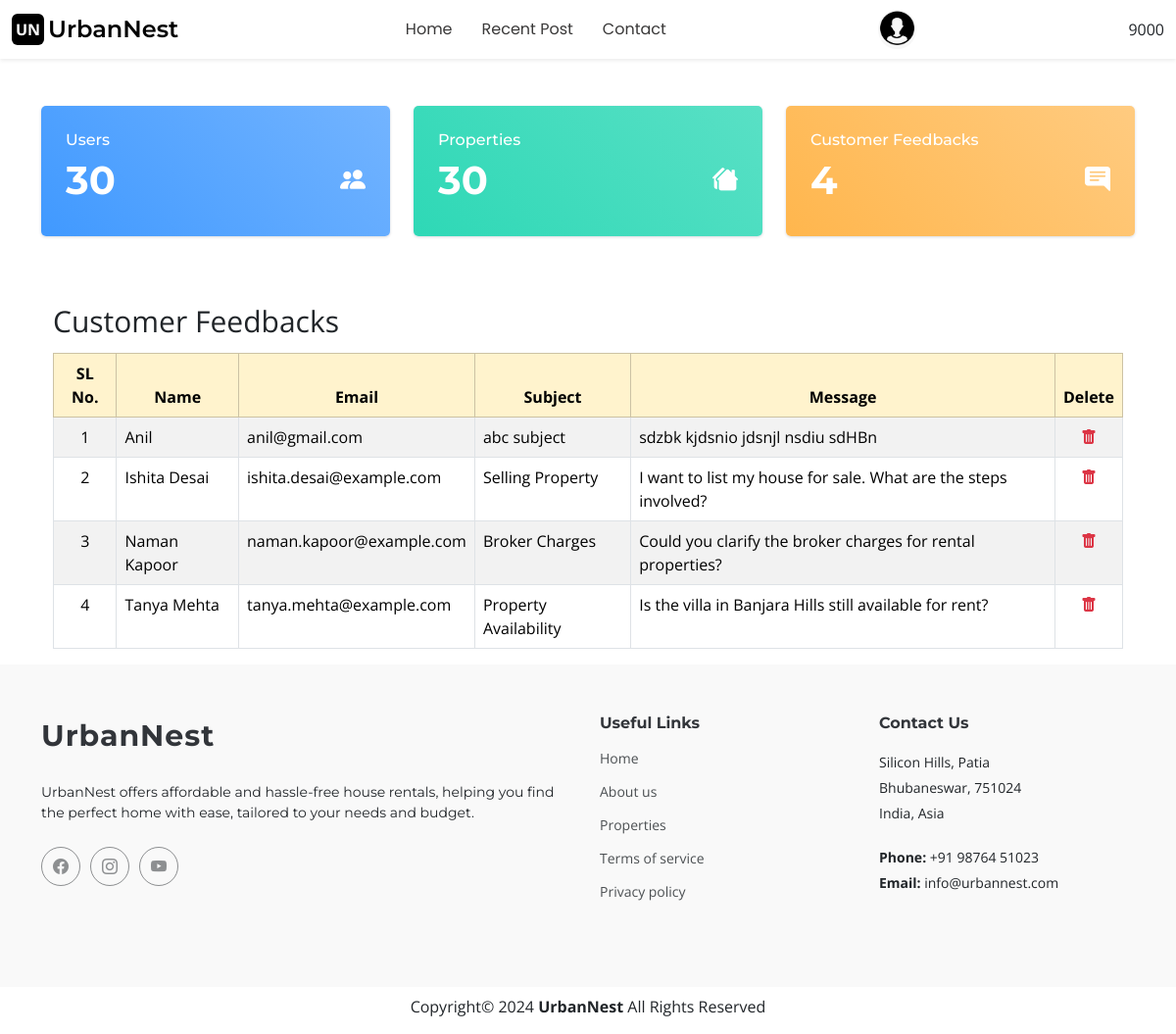
/frontend/ui/adminDashboard.php (signed in), run on the app's committed database.
### tables this page shows
CREATE TABLE `contacts` (
  `sn` int(11) NOT NULL,
  `name` varchar(30) NOT NULL,
  `email` varchar(40) NOT NULL,
  `subject` varchar(50) NOT NULL,
  `message` varchar(255) NOT NULL
);

### database/dbFunctions.php (called while the page is built, shortened)
<?php
global $conn;
function getContats() {
    global $conn;
    $stmt = $conn->prepare("SELECT * FROM contacts");
    if ($stmt->execute()) {
        $result = $stmt->get_result();
        if ($result->num_rows > 0) {
            return $result;
        } else {
            return null;
        }
    }
}
function getTotalUser() {
  global $conn;
  $stmt = $conn->prepare("SELECT COUNT(*) AS total_user FROM user");
  if ($stmt->execute()) {
      $result = $stmt->get_result();
      if ($result->num_rows > 0) {
          $row = $result->fetch_assoc();
          return $row['total_user'];
      } else {
          return 0;
      }
  }
}
function getTotalProperty() {
  global $conn;
  $stmt = $conn->prepare("SELECT COUNT(*) AS total_property FROM property");
  if ($stmt->execute()) {
      $result = $stmt->get_result();
      if ($result->num_rows > 0) {
          $row = $result->fetch_assoc();
          return $row['total_property'];
      } else {
          return 0;
      }
  }
}
function getTotalContats() {
  global $conn;
  $stmt = $conn->prepare("SELECT COUNT(*) AS total_contacts FROM contacts");
  if ($stmt->execute()) {
      $result = $stmt->get_result();
      if ($result->num_rows > 0) {
          $row = $result->fetch_assoc();
          return $row['total_contacts'];
      } else {
          return 0;
      }
  }
}
?>

### frontend/ui/adminDashboard.php (the view)
<?php
require_once "navbar.php";
require_once "../../database/dbConnect.php";
require_once "../../database/dbFunctions.php";
$contactData = getContats();
$totalUser = getTotalUser();
$totalProperty = getTotalProperty();
$totalContacts = getTotalContats();
?>
<div class="container mt-5">
    <div class="row">
        <div class="col-md-4">
            <div class="card bg-c-blue order-card">
                <div class="card-block">
                    <h6 class="m-b-20 text-white">Users</h6>
                    <h2 class="d-flex justify-content-between align-items-center text-white">
                        <span class="fs-1 fw-bold"><?php echo $totalUser ?></span>
                        <i class="bi bi-people-fill"></i>
                    </h2>
                </div>
            </div>
        </div>
        <div class="col-md-4">
            <div class="card bg-c-green order-card">
                <div class="card-block">
                    <h6 class="m-b-20 text-white">Properties</h6>
                    <h2 class="d-flex justify-content-between align-items-center text-white">
                        <span class="fs-1 fw-bold"><?php echo $totalProperty ?></span>
                        <i class="bi bi-houses-fill"></i>
                    </h2>
                </div>
            </div>
        </div>
        <div class="col-md-4">
            <div class="card bg-c-yellow order-card">
                <div class="card-block">
                    <h6 class="m-b-20 text-white">Customer Feedbacks</h6>
                    <h2 class="d-flex justify-content-between align-items-center text-white">
                        <span class="fs-1 fw-bold"><?php echo $totalContacts ?></span>
                        <i class="bi bi-chat-right-text-fill"></i>
                    </h2>
                </div>
            </div>
        </div>
    </div>
    <div class="container mt-4">
        <div class="row">
            <div class="col-12">
                <div class="table-responsive">
                    <table class="table table-bordered table-hover table-striped dashboard-data">
                        <fieldset class="responsive-fieldset mx-auto">Customer Feedbacks</fieldset>
                        <thead class="thead-dark table-warning">
                            <tr class="text-center">
                                <th scope="col">SL No.</th>
                                <th scope="col">Name</th>
                                <th scope="col">Email</th>
                                <th scope="col">Subject</th>
                                <th scope="col">Message</th>
                                <th scope="col">Delete</th>
                            </tr>
                        </thead>
                        <tbody>
                            <?php if ($contactData): ?>
                              <?php $slNo = 1;?>
                                <?php while ($row = $contactData->fetch_assoc()): ?>
                                  <tr>
                                    <td class="text-center"><?= $slNo++ ?></td>
                                    <td><?= $row['name'] ?></td>
                                    <td><?= $row['email'] ?></td>
                                    <td><?= $row['subject'] ?></td>
                                    <td><?= $row['message'] ?></td>
                                    <td class="text-center">
                                        <a href="../../database/contactDelete.php?id=<?= $row['sn'] ?>" class="cursor-pointer" onclick="return confirm('Are you sure you want to delete this record?')">
                                            <i class="bi bi-trash-fill text-danger text-center"></i>
                                        </a>
                                    </td>
                                  </tr>
                                <?php endwhile; ?>
                            <?php else: ?>
                                <tr>
                                    <td colspan="4">No data Found</td>
                                </tr>
                            <?php endif; ?>
                        </tbody>
                    </table>
                </div>
            </div>
        </div>
    </div>
</div>
<?php
require_once "footer.php";
?>

### frontend/ui/navbar.php (shortened to what this page needs)
<?php
  $isLogged = false;
  if(isset($_SESSION['userId'])){
    $isLogged = true;
  }
?>
<!DOCTYPE html>
<html lang="en">
  <head>
    <link
      href="../assets/vendor/bootstrap/bootstrap.min.css"
      rel="stylesheet"
    />
    <link
      rel="stylesheet"
      href="https://cdnjs.cloudflare.com/ajax/libs/bootstrap-icons/1.11.3/font/bootstrap-icons.min.css"
    />
    <link href="../assets/vendor/aos/aos.css" rel="stylesheet" />
    <link
      href="../assets/vendor/glightbox/glightbox.min.css"
      rel="stylesheet"
    />
    <link
      href="../assets/vendor/swiper/swiper-bundle.min.css"
      rel="stylesheet"
    />
    <link rel="stylesheet" href="../css/allProperties.css" />
    <link rel="stylesheet" href="../css/ownerProfile.css" />
    <link rel="stylesheet" href="../css/adminDashboard.css" />
    <link href="../css/main.css" rel="stylesheet" />
  </head>
  <body class="index-page">
    <div
      class="container-fluid py-xl-0 py-3 position-relative d-flex align-items-center position-sticky sticky-top justify-content-between bg-white shadow-sm"
    >
      <a href="index.php" class="logo d-flex align-items-center me-xl-0">
        <div class="p-1 bg-black text-white rounded fw-bold">UN</div>
        <h4 class="fw-semibold text-black mb-0 ms-1">UrbanNest</h4>
      </a>
      <nav id="navmenu" class="navmenu">
        <ul>
          <li><a href="./home.php#hero" class="active">Home</a></li>
          <li>
            <a href="./home.php#recent-posts" class="active">Recent Post</a>
          </li>
          <li><a href="./home.php#contact" class="active">Contact</a></li>
        </ul>
      </nav>
      <?= $isLogged
        ? '<div class="dropdown">
            <a
              data-mdb-dropdown-init
              class="dropdown-toggle-d-none d-flex align-items-center hidden-arrow"
              href="#"
              id="navbarDropdownMenuAvatar"
              role="button"
              data-bs-toggle="dropdown"
              aria-expanded="false"
            >
              <img
                src="../assets/img/profile.png"
                class="rounded-circle"
                height="40"
                alt="Black and White Portrait of a Man"
                loading="lazy"
              />
            </a>
            <ul
              class="dropdown-menu "
              aria-labelledby="navbarDropdownMenuAvatar"
            >
              <li>
                <a class="dropdown-item" href="#">My profile</a>
              </li>
              <li>
                <a class="dropdown-item" href="#">Settings</a>
              </li>
              <li>
                <a class="dropdown-item" href="./logout.php">Logout</a>
              </li>
            </ul>
          </div>'
        : '<a
            class="btn btn-dark btn-sm"
            data-bs-toggle="modal"
            data-bs-target="#loginModal"
          >
            Log In
          </a>'
      ?>
      <?php require_once "login.php"; ?>
    </div>
  </body>
</html>

### frontend/ui/login.php (shortened to what this page needs)
<?php
if(isset($_SESSION['userId'])){
    echo $_SESSION['userId'] ;
}
?>

### frontend/ui/footer.php (shortened to what this page needs)
<footer id="footer" class="footer position-relative light-background">
  <div class="container footer-top">
    <div class="row gy-4">
      <div class="col-lg-6 col-md-12 footer-about">
        <a href="index.html" class="logo d-flex align-items-center">
          <span class="sitename">UrbanNest</span>
        </a>
        <p>UrbanNest offers affordable and hassle-free house rentals, helping you find the perfect home with ease, tailored to your needs and budget.</p>
        <div class="social-links d-flex mt-4">
          <a href=""><i class="bi bi-facebook"></i></a>
          <a href=""><i class="bi bi-instagram"></i></a>
          <a href=""><i class="bi bi-youtube"></i></a>
        </div>
      </div>
      <div class="col-lg-3 col-md-12 footer-links">
        <h4>Useful Links</h4>
        <ul>
          <li><a href="#">Home</a></li>
          <li><a href="#">About us</a></li>
          <li><a href="#">Properties</a></li>
          <li><a href="#">Terms of service</a></li>
          <li><a href="#">Privacy policy</a></li>
        </ul>
      </div>
      <div class="col-lg-3 col-md-12 footer-contact text-center text-md-start">
        <h4>Contact Us</h4>
        <p>Silicon Hills, Patia</p>
        <p>Bhubaneswar, 751024</p>
        <p>India, Asia</p>
        <p class="mt-4"><strong>Phone:</strong> <span>+91 98764 51023</span></p>
        <p><strong>Email:</strong> <span>info@urbannest.com</span></p>
      </div>
    </div>
  </div>
</footer>
<div class="copyright text-center my-2">
  <p><span>Copyright</span>© 2024 <strong class="sitename">UrbanNest</strong> <span>All Rights Reserved</span></p>
</div>
</body>
</html>

### frontend/css/adminDashboard.css (style rules this page uses)
.order-card { color: #fff; border-radius: 5px; box-shadow: 0 1px 2.94px 0.06px rgba(4, 26, 55, 0.16); border: none; margin-bottom: 30px; transition: all 0.3s ease-in-out; cursor: pointer; }
.bg-c-blue { background: linear-gradient(45deg, #4099ff, #73b4ff); }
.bg-c-green { background: linear-gradient(45deg, #2ed8b6, #59e0c5); }
.bg-c-yellow { background: linear-gradient(45deg, #ffb64d, #ffcb80); }
.card .card-block { padding: 25px; }
.order-card i { font-size: 26px; }
h2 { font-size: 24px; }
.responsive-fieldset { width: 100%; padding: 10px 0; box-sizing: border-box; font-size: 30px; }

### frontend/css/main.css (style rules this page uses)
:root { --default-font: "Open Sans", system-ui, -apple-system, "Segoe UI", Roboto, "Helvetica Neue", Arial, "Noto Sans", "Liberation Sans", sans-serif, "Apple Color Emoji", "Segoe UI Emoji", "Segoe UI Symbol", "Noto Color Emoji"; --heading-font: "Montserrat", sans-serif; --nav-font: "Poppins", sans-serif; }
:root { --background-color: #ffffff; --default-color: #212529; --heading-color: #32353a; --accent-color: #e84545; --surface-color: #ffffff; --contrast-color: #ffffff; }
:root { --nav-color: #3a3939; --nav-hover-color: #e84545; --nav-mobile-background-color: #ffffff; --nav-dropdown-background-color: #ffffff; --nav-dropdown-color: #3a3939; --nav-dropdown-hover-color: #e84545; }
.light-background { --background-color: #f9f9f9; --surface-color: #ffffff; }
:root { scroll-behavior: smooth; }
body { color: var(--default-color); background-color: var(--background-color); font-family: var(--default-font); }
a { color: var(--accent-color); text-decoration: none; transition: 0.3s; }
h1, h2, h3, h4, h5, h6 { color: var(--heading-color); font-family: var(--heading-font); }
@media (min-width: 1200px) { .navmenu { padding: 0; } }
@media (min-width: 1200px) { .navmenu ul { margin: 0; padding: 0; display: flex; list-style: none; align-items: center; } }
@media (min-width: 1200px) { .navmenu li { position: relative; } }
@media (min-width: 1200px) { .navmenu a, .navmenu a:focus { color: var(--nav-color); padding: 18px 15px; font-size: 16px; font-family: var(--nav-font); font-weight: 400; display: flex; align-items: center; justify-content: space-between; white-space: nowrap; transition: 0.3s; } }
@media (min-width: 1200px) { .navmenu li:last-child a { padding-right: 0; } }
.footer { color: var(--default-color); background-color: var(--background-color); font-size: 14px; padding-bottom: 50px; position: relative; }
.footer .footer-top { padding-top: 50px; }
.footer .footer-about .logo { margin-bottom: 25px; }
.footer .footer-about .logo span { color: var(--heading-color); font-size: 30px; font-weight: 700; letter-spacing: 1px; font-family: var(--heading-font); }
.footer .footer-about p { font-size: 14px; font-family: var(--heading-font); }
.footer .social-links a { display: flex; align-items: center; justify-content: center; width: 40px; height: 40px; border-radius: 50%; border: 1px solid color-mix(in srgb, var(--default-color), transparent 50%); font-size: 16px; color: color-mix(in srgb, var(--default-color), transparent 50%); margin-right: 10px; transition: 0.3s; }
.footer h4 { font-size: 16px; font-weight: bold; position: relative; padding-bottom: 12px; }
.footer .footer-links { margin-bottom: 30px; }
.footer .footer-links ul { list-style: none; padding: 0; margin: 0; }
.footer .footer-links ul li { padding: 10px 0; display: flex; align-items: center; }
.footer .footer-links ul li:first-child { padding-top: 0; }
.footer .footer-links ul a { color: color-mix(in srgb, var(--default-color), transparent 20%); display: inline-block; line-height: 1; }
.footer .footer-contact p { margin-bottom: 5px; }

### data on the page
contacts: name "Anil", email "anil@gmail.com", subject "abc subject", message "sdzbk kjdsnio jdsnjl nsdiu sdHBn"
contacts: name "Ishita Desai", email "ishita.desai@example.com", subject "Selling Property", message "I want to list my house for sale. What are the steps involved?"
contacts: name "Naman Kapoor", email "naman.kapoor@example.com", subject "Broker Charges", message "Could you clarify the broker charges for rental properties?"
contacts: name "Tanya Mehta", email "tanya.mehta@example.com", subject "Property Availability", message "Is the villa in Banjara Hills still available for rent?"

### other printed values
$_SESSION['userId'] "9000"
$totalUser "30"
$totalProperty "30"
$totalContacts "4"
